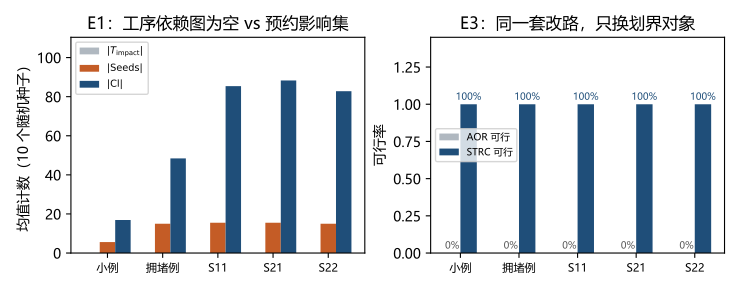

The Python source for this figure:
"""E1/E3 汇总条形图:读 experiments/expanded CSV,无需新实验。"""
from __future__ import annotations

import csv
import os
from collections import defaultdict

import matplotlib

matplotlib.use("Agg")
import matplotlib.pyplot as plt  # noqa: E402
import numpy as np

HERE = os.path.dirname(os.path.abspath(__file__))
EXP = os.path.abspath(os.path.join(
    HERE, "..", "..", "STRC", "experiments", "expanded"))
OUT = os.path.join(HERE, "fig_strc_e1e3_CN")

from _cjk_mpl import setup_cjk

setup_cjk()

ORDER = ("example_3x3x2", "congested_8x4x4", "S8x4x4_funnel",
         "S8x4x4_high", "S8x4x4_mid")

LABEL = {
    "example_3x3x2": "小例",
    "congested_8x4x4": "拥堵例",
    "S8x4x4_high": "S21",
    "S8x4x4_funnel": "S11",
    "S8x4x4_mid": "S22",
}


def main() -> None:
    e1 = list(csv.DictReader(open(os.path.join(EXP, "e1_miss.csv"), encoding="utf-8")))
    e3 = list(csv.DictReader(open(os.path.join(EXP, "e3_boundary.csv"), encoding="utf-8")))

    by1 = defaultdict(list)
    for r in e1:
        by1[r["instance"]].append(r)
    names = [n for n in ORDER if n in by1]
    n_seeds = max(len(by1[n]) for n in names)
    x = np.arange(len(names))
    w = 0.28

    t_imp = [sum(float(r["n_T_impact"]) for r in by1[n]) / len(by1[n]) for n in names]
    seeds = [sum(float(r["n_seeds"]) for r in by1[n]) / len(by1[n]) for n in names]
    cl = [sum(float(r["n_closure"]) for r in by1[n]) / len(by1[n]) for n in names]

    by3 = defaultdict(list)
    for r in e3:
        by3[r["instance"]].append(r)
    r1_feas = [sum(1 for r in by3[n] if r["R1_feasible"] == "True") / len(by3[n])
               for n in names]
    r2_feas = [sum(1 for r in by3[n] if r["R2_feasible"] == "True") / len(by3[n])
               for n in names]

    fig, axes = plt.subplots(1, 2, figsize=(7.4, 2.9))

    ax = axes[0]
    ax.bar(x - w, t_imp, w, label=r"$|T_{\mathrm{impact}}|$", color="#b0b8c0")
    ax.bar(x, seeds, w, label=r"$|\mathrm{Seeds}|$", color="#c45c26")
    ax.bar(x + w, cl, w, label=r"$|\mathrm{Cl}|$", color="#1f4e79")
    ax.set_xticks(x)
    ax.set_xticklabels([LABEL[n] for n in names], fontsize=8)
    ax.set_ylabel(f"均值计数（{n_seeds} 个随机种子）")
    ax.set_title("E1：工序依赖图为空 vs 预约影响集")
    ax.legend(loc="upper left", fontsize=7)
    ax.set_ylim(0, max(cl) * 1.25)

    ax = axes[1]
    ax.bar(x - w / 2, r1_feas, w, label="AOR 可行", color="#b0b8c0")
    ax.bar(x + w / 2, r2_feas, w, label="STRC 可行", color="#1f4e79")
    ax.set_xticks(x)
    ax.set_xticklabels([LABEL[n] for n in names], fontsize=8)
    ax.set_ylabel("可行率")
    ax.set_ylim(0, 1.45)
    ax.set_title("E3：同一套改路，只换划界对象")
    ax.legend(loc="center left", fontsize=7)
    for i, (a, b) in enumerate(zip(r1_feas, r2_feas)):
        ax.text(i - w / 2, a + 0.03, f"{a:.0%}", ha="center", fontsize=7, color="#555555")
        ax.text(i + w / 2, b + 0.03, f"{b:.0%}", ha="center", fontsize=7, color="#1f4e79")

    fig.tight_layout()
    fig.savefig(OUT + ".pdf")
    fig.savefig(OUT + ".png")
    print("wrote", OUT + ".pdf")


if __name__ == "__main__":
    main()
